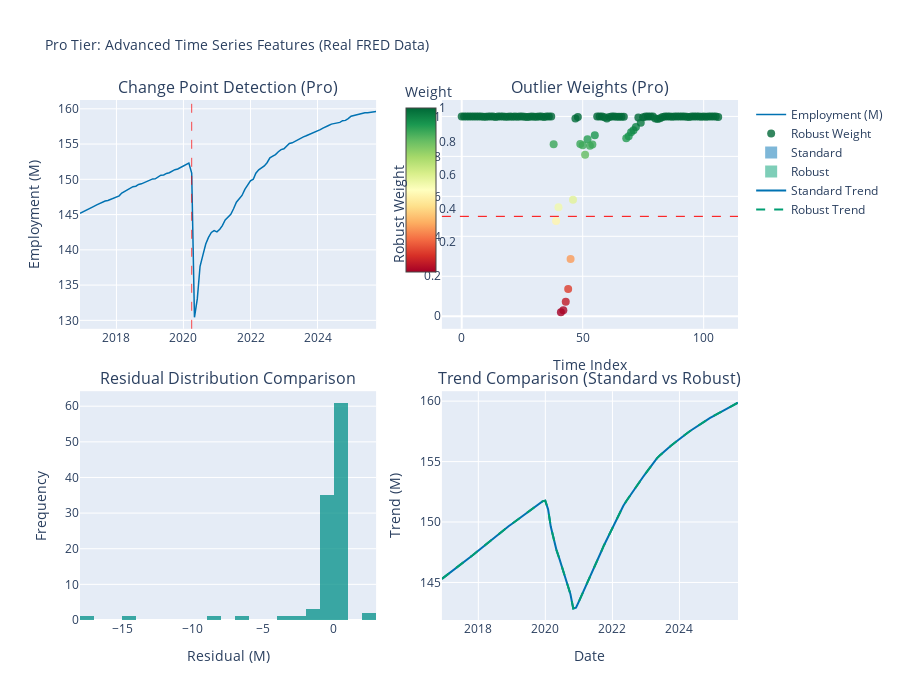

Notebook code for this chart:
### Code cell
# =============================================================================
# Visualize Pro Tier Features
# =============================================================================

fig = make_subplots(rows=2, cols=2, vertical_spacing=0.12, horizontal_spacing=0.1,
                    subplot_titles=('Change Point Detection (Pro)', 'Outlier Weights (Pro)',
                                   'Residual Distribution Comparison', 'Trend Comparison (Standard vs Robust)'))

# 1. Change points on series
fig.add_trace(go.Scatter(x=ts_data['date'], y=ts_data['employment_millions'], mode='lines',
                         name='Employment (M)', line=dict(color=COLORS[0], width=1.5)), row=1, col=1)
for cp in changepoints:
    fig.add_vline(x=ts_data['date'].iloc[cp], line=dict(color='red', dash='dash', width=1), opacity=0.7, row=1, col=1)

# 2. Robust weights (color-coded scatter)
weight_colors = ['rgb({},{},{})'.format(int(255*(1-w)), int(255*w), 0) for w in robust_result.weights]
fig.add_trace(go.Scatter(x=list(range(len(robust_result.weights))), y=robust_result.weights, mode='markers',
                         name='Robust Weight', marker=dict(color=robust_result.weights, colorscale='RdYlGn',
                                                           size=8, opacity=0.8, showscale=True,
                                                           colorbar=dict(title='Weight', x=0.48, len=0.4, y=0.85))),
              row=1, col=2)
fig.add_hline(y=0.5, line=dict(color='red', dash='dash', width=1), row=1, col=2)

# 3. Standard vs Robust residuals (histograms)
fig.add_trace(go.Histogram(x=emp_decomp['residual'], nbinsx=30, opacity=0.5,
                           name='Standard', marker_color=COLORS[0]), row=2, col=1)
fig.add_trace(go.Histogram(x=robust_result.residual, nbinsx=30, opacity=0.5,
                           name='Robust', marker_color=COLORS[2]), row=2, col=1)
fig.update_layout(barmode='overlay')

# 4. Trend comparison
fig.add_trace(go.Scatter(x=ts_data['date'], y=emp_decomp['trend'], mode='lines',
                         name='Standard Trend', line=dict(color=COLORS[0], width=2)), row=2, col=2)
fig.add_trace(go.Scatter(x=ts_data['date'], y=robust_result.trend, mode='lines',
                         name='Robust Trend', line=dict(color=COLORS[2], width=2, dash='dash')), row=2, col=2)

fig.update_yaxes(title_text='Employment (M)', row=1, col=1)
fig.update_yaxes(title_text='Robust Weight', row=1, col=2)
fig.update_xaxes(title_text='Time Index', row=1, col=2)
fig.update_yaxes(title_text='Frequency', row=2, col=1)
fig.update_xaxes(title_text='Residual (M)', row=2, col=1)
fig.update_yaxes(title_text='Trend (M)', row=2, col=2)
fig.update_xaxes(title_text='Date', row=2, col=2)

fig.update_layout(
    height=700,
    title_text='Pro Tier: Advanced Time Series Features (Real FRED Data)',
    title_font_size=14,
    showlegend=True
)
fig.show()
